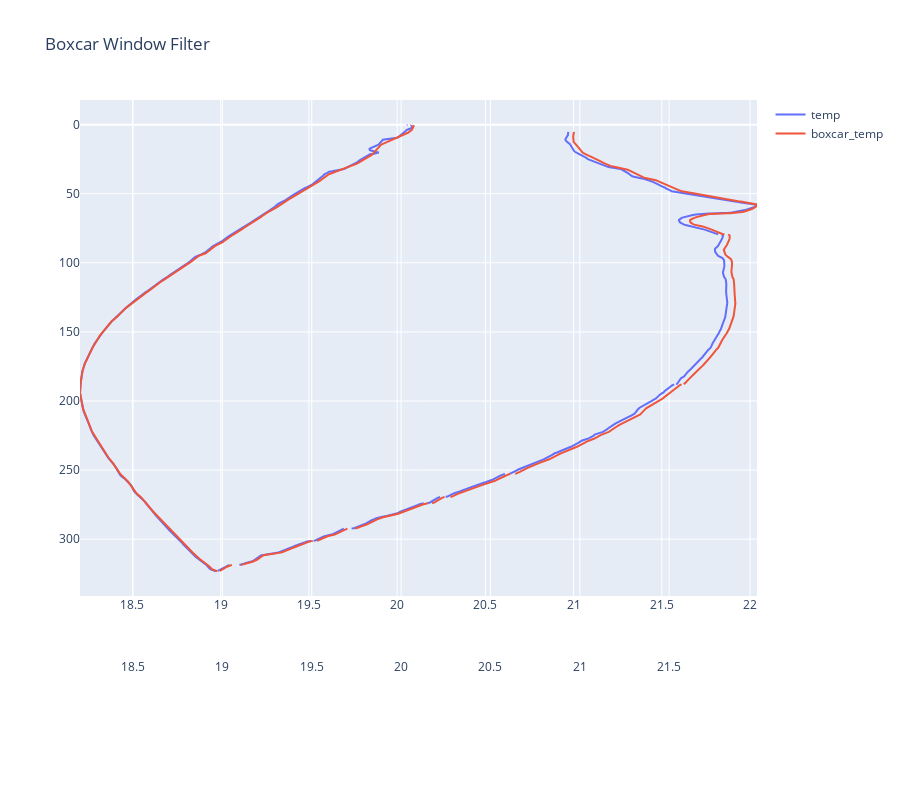

The notebook cell this image was saved under:
### Markdown cell above
## [Window Filter](#proc-list)
The Window Filter function gives four types of window filters and a median filter that can be used to make the data smoother:  
- Window filters calculate a weighted average of data values about a center point and replace the data value at the center point with this average.  
- The median filter calculates a median for data values around a center point and replaces the data value at the center point with the median 

### Descriptions and Formulas
Shape and length define filter windows:  
- Window Filter gives four window shapes: boxcar, cosine, triangle, and Gaussian.  
- The minimum window length is 1 scan, and the maximum is 511 scans. Window length must be an odd number, so that the window has a center point. If a window length is specified as an even number, Window Filter automatically adds 1 to make the length odd.  

The window filter calculates a weighted average of data values around a center point, using the transfer function below:  

&emsp; $y(n) = \displaystyle\sum_{k=-L/2}^{L/2}w(k)x(n-k)$  

The window filter process is similar for all filter types:  
1. Filter weights are calculated (see the equations below).  
2. Filter weights are normalized to sum to 1.
    - When the data includes scans that have been identified as bad, and the ```exclude_flags``` variable is set to true, the weights are renormalized, and do not include the filter elements that would operate on the bad data point.  

In the equations below:  
&emsp; $L = window\ length\ in\ scans\ (must\ be\ odd)$  
&emsp; $n = window\ index,\ -\frac{L-1}{2}..\frac{L-1}{2}$  
&emsp; $w(n) = set\ of\ window\ weights$  

#### Boxcar Filter
&emsp; $w(n) = \frac{1}{L}$  

#### Cosine Filter
&emsp; $w(n) = cos(\frac{n\pi}{L+1})$

#### Triangle Filter
&emsp; $w(n) = 1-\frac{|2n|}{L+1}$

#### Gaussian Filter
&emsp; $phase = \frac{offset}{sample\ interval}$  

&emsp; $scale = log(2)(2\frac{sample\ rate}{half\ width\ (scans)})^2$  

&emsp; $w(n) = e^{(n-phase)^2 * scale}$  

The Gaussian window has parameters of halfwidth (in scans) and offset (in time), in addition to window length (in scans). These extra parameters filter and move data in time in one operation. Halfwidth determines the width of the Gaussian curve. A window length of 9 and halfwidth of 4 gives a set of filter weights that fills the window. A window length of 17 and halfwidth of 4 gives a set of filter weights that fills only half the window. If the filter weights do not fill the window, the offset parameter may be used to move the weights within the window so that the edge of the Gaussian curve is not cut.  

#### Median Filter
The median filter does not make data smoother in the same sense as the window filters described above. The median filter is most useful in spike removal. A median value is determined for a specified window, and the data value at the window’s center point is replaced by the median value.

### Code cell
data["boxcar_temp"] = proc.window_filter(
    data_in=data["temp"],
    flags=data["flag"],
    window_type=proc.WindowFilterType.BOXCAR,
    window_width=21,
    sample_interval=0.25,
)

plot(
    data=data,
    title="Boxcar Window Filter",
    x_names=["temp", "boxcar_temp"],
    x_bounds={},
)

### Figure 1 — Plotly figure (JSON) as saved in the notebook; plotly's stock layout.template omitted (floating-point values rounded to 4 significant figures; data arrays with more than 128 entries replaced by an {"elided": "..."} marker saying what was removed)
{"data": [{"name": "temp", "type": "scatter", "x": {"elided": "3069 float values"}, "xaxis": "x", "y": {"elided": "3069 float values"}}, {"name": "boxcar_temp", "type": "scatter", "x": {"elided": "3069 float values"}, "xaxis": "x2", "y": {"elided": "3069 float values"}}], "layout": {"height": 800, "title": {"text": "Boxcar Window Filter"}, "xaxis": {"domain": [0, 1], "title": {"text": ""}}, "xaxis2": {"overlaying": "x", "position": 0.1, "title": {"text": ""}}, "xaxis3": {"overlaying": "x", "position": 0.2, "title": {"text": ""}}, "xaxis4": {"overlaying": "x", "position": 0.3, "title": {"text": ""}}, "yaxis": {"autorange": "reversed", "domain": [0.2, 1], "position": 0, "title": {"text": ""}}, "yaxis2": {"overlaying": "y", "position": 0.1, "title": {"text": ""}}, "yaxis3": {"overlaying": "y", "position": 0.2, "title": {"text": ""}}, "yaxis4": {"overlaying": "y", "position": 0.3, "title": {"text": ""}}}}
